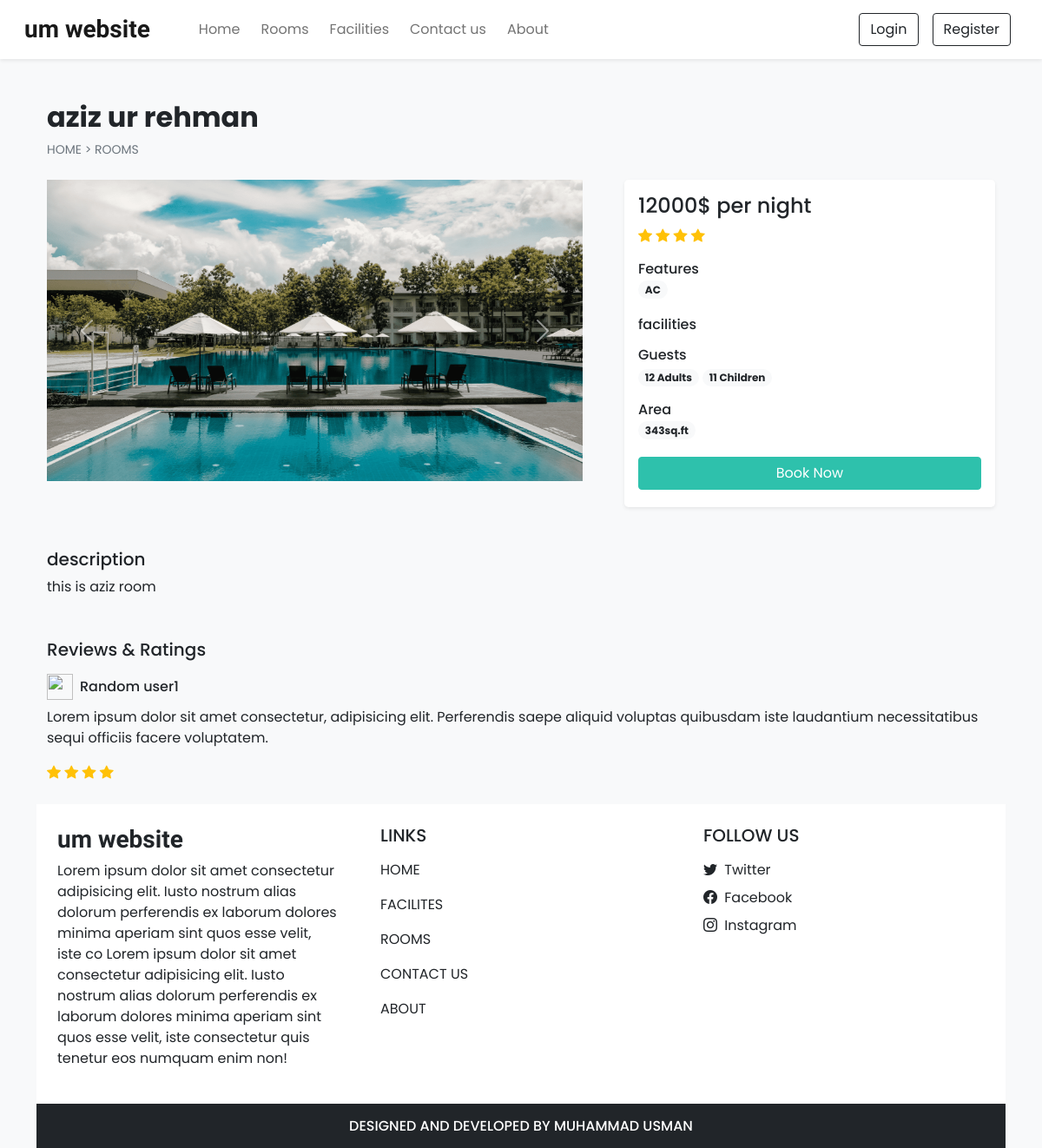
Screenshot of /room_details.php?id=4 with the database file from the repository.
### tables this page shows
CREATE TABLE `settings` (
  `sr_no` int(11) NOT NULL,
  `site_title` varchar(50) NOT NULL,
  `site_about` varchar(250) NOT NULL,
  `shutdown` tinyint(1) NOT NULL
);

CREATE TABLE `rooms` (
  `id` int(11) NOT NULL,
  `name` varchar(150) NOT NULL,
  `area` int(11) NOT NULL,
  `price` int(11) NOT NULL,
  `quantity` int(11) NOT NULL,
  `adult` int(11) NOT NULL,
  `children` int(11) NOT NULL,
  `description` varchar(250) NOT NULL,
  `status` tinyint(4) NOT NULL DEFAULT 1,
  `removed` int(11) NOT NULL DEFAULT 0
);

CREATE TABLE `room_images` (
  `sr_no` int(11) NOT NULL,
  `room_id` int(11) NOT NULL,
  `image` varchar(150) NOT NULL,
  `thumb` tinyint(4) NOT NULL DEFAULT 0
);

CREATE TABLE `feature` (
  `id` int(11) NOT NULL,
  `name` varchar(100) NOT NULL
);

### Admin/component/db_config.php (called while the page is built, shortened)
<?php
   function select ($sql,$values,$datatypes){
       $con = $GLOBALS['con'];
       if($stmt = mysqli_prepare($con,$sql)){
        mysqli_stmt_bind_param($stmt,$datatypes,...$values);
        if(mysqli_stmt_execute($stmt)) {
         $res= mysqli_stmt_get_result($stmt);
         return $res;
        }
        else{
            mysqli_stmt_close($stmt);
            die("query cannnot be executed  - Select");
        }
       }
       else{
        die("query cannnot be prepared  - Select");
       }
   }
 ?>

### room_details.php (the view, shortened to what this page needs)
<html lang="en">
<head>
    <?php require('component/links.php') ?>
</head>
<body class="bg-light">
    <?php require('component/header.php'); ?>
    <?php
    $data=filteration($_GET);
    $room_res=select("SELECT * FROM `rooms` WHERE `id`=? AND `status`=? AND `removed`=?",[$data['id'],1,0],'iii');
    $room_data=mysqli_fetch_assoc($room_res);
     ?>
    <div class="container">
        <div class="row">
             <div class="col-12 my-5 mb-4 px-4">
             <h2 class="fw-bold "><?php echo $room_data['name'] ?></h2>
            <div style="font-size:14px">
                  <a href="index.php" class="text-secondary text-decoration-none">HOME</a>
                  <span class="text-secondary"> ></span>
                  <a href="rooms.php" class="text-secondary text-decoration-none">ROOMS</a>
            </div>
        </div>
        <div class="col-lg-7 col-md-12 px-4 ">
        <div id="roomCarousel" class="carousel slide" data-bs-ride="carousel">
  <div class="carousel-inner">
    <?php
    $room_img=ROOMS_IMG_PATH."thumbnail.jpg";
    $img_q=mysqli_query($con,"SELECT * FROM `room_images`
    WHERE `room_id`='$room_data[id]'
     ");
     if(mysqli_num_rows($img_q)>0){
        $active_class='active';
        while( $img_res=mysqli_fetch_assoc($img_q)){
            echo  "  <div class='carousel-item $active_class'>
            <img src='".ROOMS_IMG_PATH.$img_res['image']."' class='d-block w-100' rounded>
          </div>" ;
          $active_class='';
        }
     }
     else{
        echo " <div class='carousel-item active'>
        <img src='$room_img' class='d-block w-100' alt='...'>
      </div>";
     };
     ?>
  </div>
  <button class="carousel-control-prev" type="button" data-bs-target="#roomCarousel" data-bs-slide="prev">
    <span class="carousel-control-prev-icon" aria-hidden="true"></span>
  </button>
  <button class="carousel-control-next" type="button" data-bs-target="#roomCarousel" data-bs-slide="next">
    <span class="carousel-control-next-icon" aria-hidden="true"></span>
  </button>
</div>
        </div>
    <div class="col-lg-5 col-md-12 px-4">
        <div class="card mb-4 border-0 shadow-sm rounded-3" >
            <div class="card-body">
                <?php
                echo<<<price
                    <h4 class="">$room_data[price]$ per night</h4>
                price;
                echo<<<rating
                   <div class="mb-3">
                        <i class="bi bi-star-fill text-warning"></i>
                        <i class="bi bi-star-fill text-warning"></i>
                        <i class="bi bi-star-fill text-warning"></i>
                        <i class="bi bi-star-fill text-warning"></i>
                    </div>
                rating;
                $fea_q=mysqli_query($con,"SELECT f.name FROM `feature` f
                  INNER JOIN `room_features` rfea ON f.id =rfea.features_id
                  WHERE rfea.room_id='$room_data[id]'
                 ");
                $features_data="";
                 while($fea_row=mysqli_fetch_assoc($fea_q)){
                 $features_data .="<span class='badge bg-light rounded-pill text-dark text-wrap me-1 mb-1'>
                 $fea_row[name]
                 </span>";
                }
                echo<<< features
                    <div class= " mb-3">
                        <h6 class="mb-1">Features</h6>
                        $features_data
                    </div>
                features;
                $facilities_data="";
                echo<<< facilities
                    <div class= " mb-3">
                        <h6 class="mb-1">facilities</h6>
                        $facilities_data
                    </div>
                facilities;
                echo<<<guests
                            <div class="mb-3 ">
                                    <h6 class="mb-1">Guests</h6>
                                <span class="badge bg-light rounded-pill text-dark text-wrap">
                                        $room_data[adult] Adults
                                </span>
                                <span class="badge bg-light rounded-pill text-dark text-wrap">
                                      $room_data[children] Children
                                </span>
                            </div>
                guests;
                echo<<<area
                    <div class= " mb-3">
                           <h6 class="mb-1">Area</h6>
                            <span class='badge bg-light rounded-pill text-dark text-wrap me-1 mb-1'>
                            $room_data[area]sq.ft
                            </span>
                    </div>
                area;
                $login=0;
                echo<<<book
                   <button onclick='checklogintobook($login,$room_data[id])' class="btn  w-100  text-white custom-bg shadow-none mb-1">Book Now</button>
                book;
                ?>
            </div>
        </div>
    </div>
<div class="col-12 mt-4 px-4 ">
    <div class="mb-5">
        <h5>description</h5>
        <p>
            <?php
             echo $room_data['description']
            ?>
        </p>
    </div>
    <div class="">
        <h5 class="mb-3">Reviews & Ratings</h5>
        <div>
        <div class="d-flex align-items-center mb-2">
                    <img src="images/facilities/IMG_47816.svg" width="30px">
                    <h6 class="m-0 ms-2">Random user1</h6>
                </div>
                    <p>Lorem ipsum dolor sit amet consectetur,
                         adipisicing elit. Perferendis saepe aliquid voluptas quibusdam iste laudantium necessitatibus
                         sequi officiis facere voluptatem.</p>
                    <div class="raiting">
                            <i class="bi bi-star-fill text-warning"></i>
                            <i class="bi bi-star-fill text-warning"></i>
                            <i class="bi bi-star-fill text-warning"></i>
                            <i class="bi bi-star-fill text-warning"></i>
                    </div>
        </div>
    </div>
        </div>
    </div>
    <?php require('component/footer.php'); ?>
</body>
</html>

### component/header.php (shortened to what this page needs)
<?php
     require('Admin/component/db_config.php');
     $contact_q="SELECT * FROM `contact_details` WHERE `sr_no`=?";
     $values=[1];
     $contact_r= mysqli_fetch_assoc( select ($contact_q,$values,'i'));
    $setting_q="SELECT * FROM `settings` WHERE `sr_no`=?";
    $setting_r= mysqli_fetch_assoc( select ($setting_q,$values,'i'));
?>
<nav id="nav-bar" class="navbar navbar-expand-lg navbar-light bg-white px-lg-3 py-lg-2 shadow-sm sticky-top ">
    <div class="container-fluid">
        <a class="navbar-brand me-5 fw-bold fs-3 h-font" href="index.php"><?php echo $setting_r['site_title'] ?></a>
        <div class="collapse navbar-collapse" id="navbarSupportedContent">
            <ul class="navbar-nav me-auto mb-2 mb-lg-0">
                <li class="nav-item">
                    <a class="nav-link me-2"  href="index.php">Home</a>
                </li>
                <li class="nav-item">
                    <a class="nav-link me-2" href="rooms.php">Rooms</a>
                </li>
                <li class="nav-item">
                    <a class="nav-link me-2" href="facilities.php">Facilities</a>
                </li>
                <li class="nav-item">
                    <a class="nav-link me-2" href="contact.php">Contact us</a>
                </li>
                <li class="nav-item">
                    <a class="nav-link me-2" href="about.php">About</a>
                </li>
            </ul>
            <div class="d-flex">
                 <?php
                if(isset($_SESSION['login'])&& $_SESSION['login']==true){
                    echo<<<data
                            <div class="btn-group">
                                <button type="button" class="btn btn-outline-dark shadow-none dropdown-toggle" data-bs-toggle="dropdown" data-bs-display="static" aria-expanded="false">
                                      $_SESSION[uName]
                                </button>
                                <ul class="dropdown-menu dropdown-menu-lg-end">
                                        <li><a class="dropdown-item" href="profile.php">Profile</a></li>
                                        <li><a class="dropdown-item" href="bookings.php">Bookings</a></li>
                                        <li><a class="dropdown-item" href="logout.php">Logout</a></li>
                                </ul>
                            </div>
                    data;
                }
                else{
                    echo<<<data
                         <button type="button" class="btn btn-outline-dark shadow-none me-lg-3 me-2" data-bs-toggle="modal" data-bs-target="#loginModel">
                             Login
                        </button>
                        <button type="button" class="btn btn-outline-dark shadow-none me-lg-2 " data-bs-toggle="modal" data-bs-target="#registerModel">
                           Register
                        </button>
                    data;
                }
                ?>
            </div>
        </div>
    </div>
</nav>

### component/footer.php (shortened to what this page needs)
<div class="container-fluid bg-white mt-4">
    <div class="row">
        <div class="col-lg-4 p-4">
            <h3 class="h-font fw-bold fs-3 mb-2"><?php echo $setting_r['site_title'] ?></h3>
            <p>
            <?php echo  $setting_r['site_about'] ?>
                Lorem ipsum dolor sit amet consectetur adipisicing elit.
                Iusto nostrum alias dolorum perferendis ex laborum dolores
                minima aperiam sint quos esse velit, iste
                consectetur quis tenetur eos numquam enim non!
            </p>
        </div>
        <div class="col-lg-4 p-4">
            <h5 class="mb-3">LINKS</h5>
            <a href="index.php" class="d-inline-block mb-3 text-dark text-decoration-none">HOME</a> <br>
            <a href="rooms.php" class="d-inline-block mb-3 text-dark text-decoration-none">FACILITES</a> <br>
            <a href="facilities.php" class="d-inline-block mb-3 text-dark text-decoration-none">ROOMS</a> <br>
            <a href="contact.php" class="d-inline-block mb-3 text-dark text-decoration-none">CONTACT US</a> <br>
            <a href="about.php" class="d-inline-block mb-3 text-dark text-decoration-none">ABOUT</a>
        </div>
        <div class="col-lg-4 p-4">
            <h5 class="mb-3">FOLLOW US</h5>
            <?php
            if($contact_r['tweet']!=''){
                echo<<<data
                    <a href=" $contact_r[tweet]" target="_blank" class="d-inline-block  mb-2 text-dark text-decoration-none">
                          <i class="bi bi-twitter me-1"></i> Twitter
                    </a>
                        <br>
                    <a href="$contact_r[fb]" target="_blank" class="d-inline-block  mb-2 text-dark text-decoration-none">
                             <i class="bi bi-facebook me-1"></i> Facebook
                    </a>
                           <br>
                    <a href=" $contact_r[insta]" target="_blank" class="d-inline-block  mb-2 text-dark text-decoration-none">
                          <i class="bi bi-instagram me-1"></i> Instagram
                     </a>
                data;
            }
            ?>
        </div>
    </div>
</div>
<h6 class="text-center bg-dark text-white p-3 m-0">DESIGNED AND DEVELOPED BY MUHAMMAD USMAN</h6>

### css/common.css (style rules this page uses)
:root { --teal:#2ec1ac; --teal_hover:#279e8c; }
* { font-family: 'Poppins', sans-serif; }
.h-font { font-family: 'Merienda', cursive; }
.custom-bg { background-color: var(--teal); border: 1px solid var(--teal) ; }

### Admin/css/common.css (style rules this page uses)
:root { --teal:#2ec1ac; --teal_hover:#279e8c; }
* { font-family: 'Poppins', sans-serif; }
.h-font { font-family: 'Merienda', cursive; }
.custom-bg { background-color: var(--teal); border: 1px solid var(--teal) ; }

### rows the page displays
settings: site_title "um website", site_about "Lorem ipsum dolor sit amet consectetur adipisicing elit. Iusto nostrum alias dolorum perferendis ex laborum dolores minima aperiam sint quos esse velit, iste co"
rooms: name "aziz ur rehman", price "12000", adult "12", children "11", area "343", description "this is aziz room"
room_images: image (picture)
feature: name "AC"
